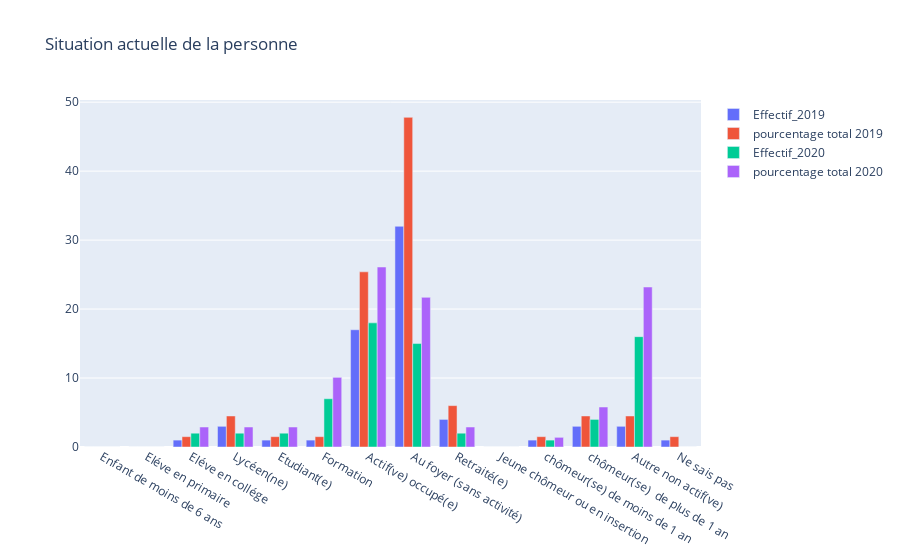

The code cell stored with this chart in its notebook:
### Code cell
import plotly.graph_objs as go
import pandas as pd
import plotly.express as px
from plotly.subplots import make_subplots
input_file = "Situation actuelle de la personne.csv"
df = pd.read_csv(input_file)
#display(df)


Total1= go.Bar(x=df.Emploi_scolarisation_formation, y=df.Effectif_2019 ,name = "Effectif_2019")
Total2= go.Bar(x=df.Emploi_scolarisation_formation, y=df.pourcentage_sur_total_personnes_2019 ,name = "pourcentage total 2019")
Total3= go.Bar(x=df.Emploi_scolarisation_formation, y=df.Effectif_2020 ,name = "Effectif_2020")
Total4= go.Bar(x=df.Emploi_scolarisation_formation, y=df.pourcentage_sur_total_personnes_2020 ,name = "pourcentage total 2020")




data =[Total1,Total2,Total3,Total4]
layout = go.Layout(title='Situation actuelle de la personne',barmode = "group")




fig = go.Figure(data = data, layout = layout)
fig.show()

### Figure 1 — Plotly figure (JSON) as saved in the notebook; plotly's stock layout.template omitted (floating-point values rounded to 4 significant figures)
{"data": [{"name": "Effectif_2019", "type": "bar", "x": ["Enfant de moins de 6 ans", "Eléve en primaire", "Eléve en collége", "Lycéen(ne)", "Etudiant(e)", "Formation", "Actif(ve) occupé(e) ", "Au foyer (sans activité)", "Retraité(e)", "Jeune chômeur ou en insertion", "chômeur(se) de moins de 1 an", "chômeur(se)  de plus de 1 an", "Autre non actif(ve)", "Ne sais pas"], "y": [0, 0, 1, 3, 1, 1, 17, 32, 4, 0, 1, 3, 3, 1]}, {"name": "pourcentage total 2019", "type": "bar", "x": ["Enfant de moins de 6 ans", "Eléve en primaire", "Eléve en collége", "Lycéen(ne)", "Etudiant(e)", "Formation", "Actif(ve) occupé(e) ", "Au foyer (sans activité)", "Retraité(e)", "Jeune chômeur ou en insertion", "chômeur(se) de moins de 1 an", "chômeur(se)  de plus de 1 an", "Autre non actif(ve)", "Ne sais pas"], "y": ["0,0%", "0,0%", "1.5%", "4.5%", "1.5%", "1.5%", "25.4%", "47.8%", "6.0%", "0.0%", "1.5%", "4.5%", "4.5%", "1.5%"]}, {"name": "Effectif_2020", "type": "bar", "x": ["Enfant de moins de 6 ans", "Eléve en primaire", "Eléve en collége", "Lycéen(ne)", "Etudiant(e)", "Formation", "Actif(ve) occupé(e) ", "Au foyer (sans activité)", "Retraité(e)", "Jeune chômeur ou en insertion", "chômeur(se) de moins de 1 an", "chômeur(se)  de plus de 1 an", "Autre non actif(ve)", "Ne sais pas"], "y": [0, 0, 2, 2, 2, 7, 18, 15, 2, 0, 1, 4, 16, 0]}, {"name": "pourcentage total 2020", "type": "bar", "x": ["Enfant de moins de 6 ans", "Eléve en primaire", "Eléve en collége", "Lycéen(ne)", "Etudiant(e)", "Formation", "Actif(ve) occupé(e) ", "Au foyer (sans activité)", "Retraité(e)", "Jeune chômeur ou en insertion", "chômeur(se) de moins de 1 an", "chômeur(se)  de plus de 1 an", "Autre non actif(ve)", "Ne sais pas"], "y": ["0,0%", "0,0%", "2.9%", "2.9%", "2.9%", "10.1%", "26.1%", "21.7%", "2.9%", "0.0%", "1.4%", "5.8%", "23.2%", "0,0%"]}], "layout": {"barmode": "group", "title": {"text": "Situation actuelle de la personne"}}}
